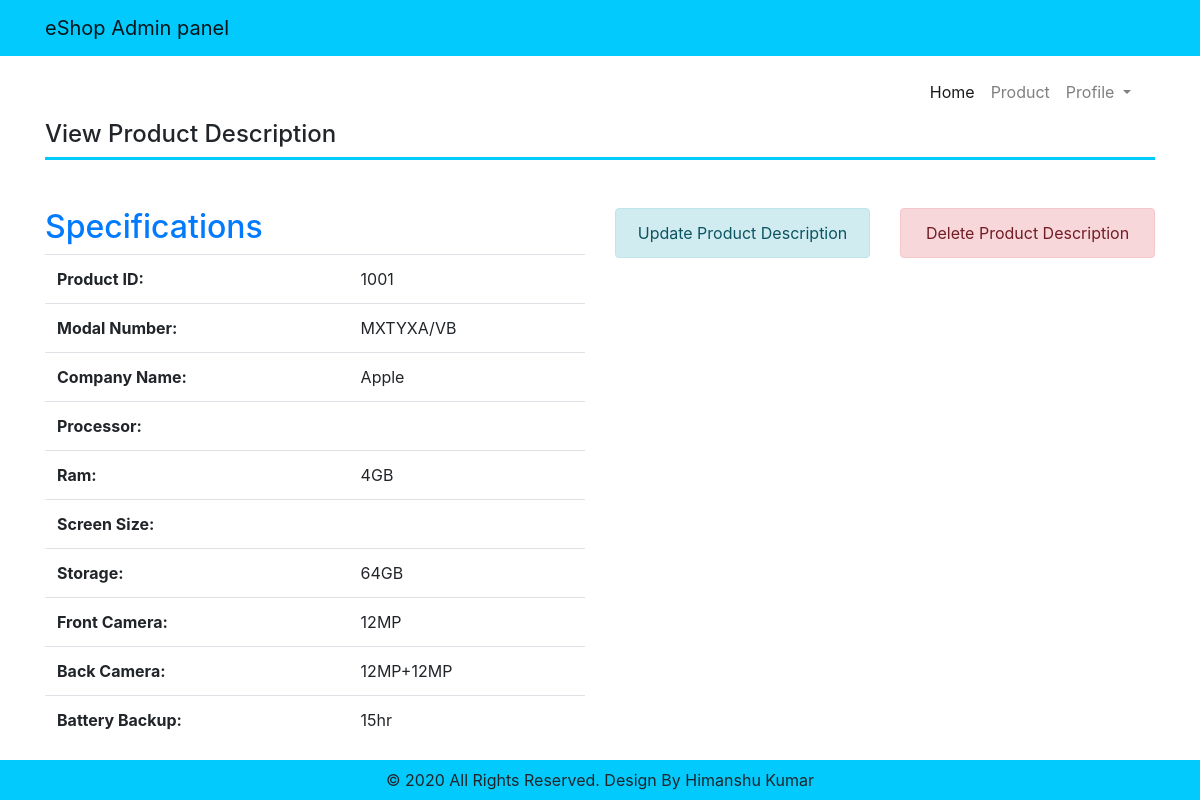
Page /admin/view_desc.php?pid=1001 (signed in) on the committed database.
### tables this page shows
CREATE TABLE `mobile_desc` (
  `pid` int(11) NOT NULL,
  `model_no` varchar(50) DEFAULT NULL,
  `c_name` varchar(50) DEFAULT NULL,
  `processor` varchar(50) DEFAULT NULL,
  `ram` varchar(50) DEFAULT NULL,
  `screen_size` varchar(50) DEFAULT NULL,
  `storage` varchar(50) DEFAULT NULL,
  `front_cam` varchar(50) DEFAULT NULL,
  `back_cam` varchar(50) DEFAULT NULL,
  `battery_backup` varchar(50) DEFAULT NULL
);

### admin/view_desc.php (the view, shortened to what this page needs)
<?php
    if(isset($_GET['pid'])){
        $id =htmlspecialchars($_GET['pid']);
         require "connection.php";
        $result = mysqli_query($con,"SELECT * FROM mobile_desc Where pid=$id");
        ?>
<!DOCTYPE html>
<html lang="en">
  <head>
    <link rel="stylesheet" href="https://stackpath.bootstrapcdn.com/bootstrap/4.5.0/css/bootstrap.min.css">
  </head>
  <body>
    <header>
        <?php include"header.php"?>
        <?php include"menu.php"?>
         <div class="container">
        <nav style="border-bottom:3px solid #03cafc">
            <h4>View Product Description</h4>
        </nav>
    </div>
    </header>
    <section class="container mt-5" >
        <div class="row">
        <div class="col-md-6 col-sm-12">
            <?php
                echo" <h2 class='text-primary'>Specifications</h2>";
             echo "<table class='table table-hover'>";
                $r = mysqli_fetch_array($result);
                if(mysqli_affected_rows($con)>0){
                        echo"<tr>";
                            echo"<th>Product ID:</th>";
                            echo"<td>$r[0]</td>";
                        echo"</tr>";
                        echo"<tr>";
                            echo"<th>Modal Number:</th>";
                            echo"<td>$r[1]</td>";
                        echo"</tr>";
                        echo"<tr>";
                            echo"<th>Company Name:</th>";
                            echo"<td>$r[2]</td>";
                        echo"</tr>";
                        echo"<tr>";
                            echo"<th>Processor:</th>";
                            echo"<td>$r[3]</td>";
                        echo"</tr>";
                        echo"<tr>";
                            echo"<th>Ram:</th>";
                            echo"<td>$r[4]</td>";
                        echo"</tr>";
                        echo"<tr>";
                            echo"<th>Screen Size:</th>";
                            echo"<td>$r[5]</td>";
                        echo"</tr>";
                        echo"<tr>";
                            echo"<th>Storage:</th>";
                            echo"<td>$r[6]</td>";
                        echo"</tr>";
                        echo"<tr>";
                            echo"<th>Front Camera:</th>";
                            echo"<td>$r[7]</td>";
                        echo"</tr>";
                        echo"<tr>";
                            echo"<th>Back Camera:</th>";
                            echo"<td>$r[8]</td>";
                        echo"</tr>";
                        echo"<tr>";
                            echo"<th>Battery Backup:</th>";
                            echo"<td>$r[9]</td>";
                        echo"</tr>";
                echo"</table>"?>
            </div>
                 <div class="col-md-3">
            <?php echo"<a href='edit_desc.php?pid=$id'style='text-decoration:none; font-size:16px;'>"?>
                    <div class='alert alert-info text-center' role='alert'>Update Product Description</div>
                    </a>
                </div>
            <div class="col-md-3">
                <?php echo"<a href='delete_desc.php?pid=$id'style='text-decoration:none; font-size:16px;'>" ?>
                <div class='alert alert-danger text-center' role='alert'>Delete Product Description</div>
                </a>
            </div>
        <?php }
        else{
            echo "  <div class='alert alert-danger text-center' role='alert'>
               No description given to this product!!!
            </div>";
        } }?>
    </div>
    </section>
     <footer>
        <?php include"footer.php"?>
    </footer>
  </body>
</html>

### rows in the picture
mobile_desc: pid "1001", model_no "MXTYXA/VB", c_name "Apple", ram "4GB", storage "64GB", front_cam "12MP", back_cam "12MP+12MP", battery_backup "15hr"
